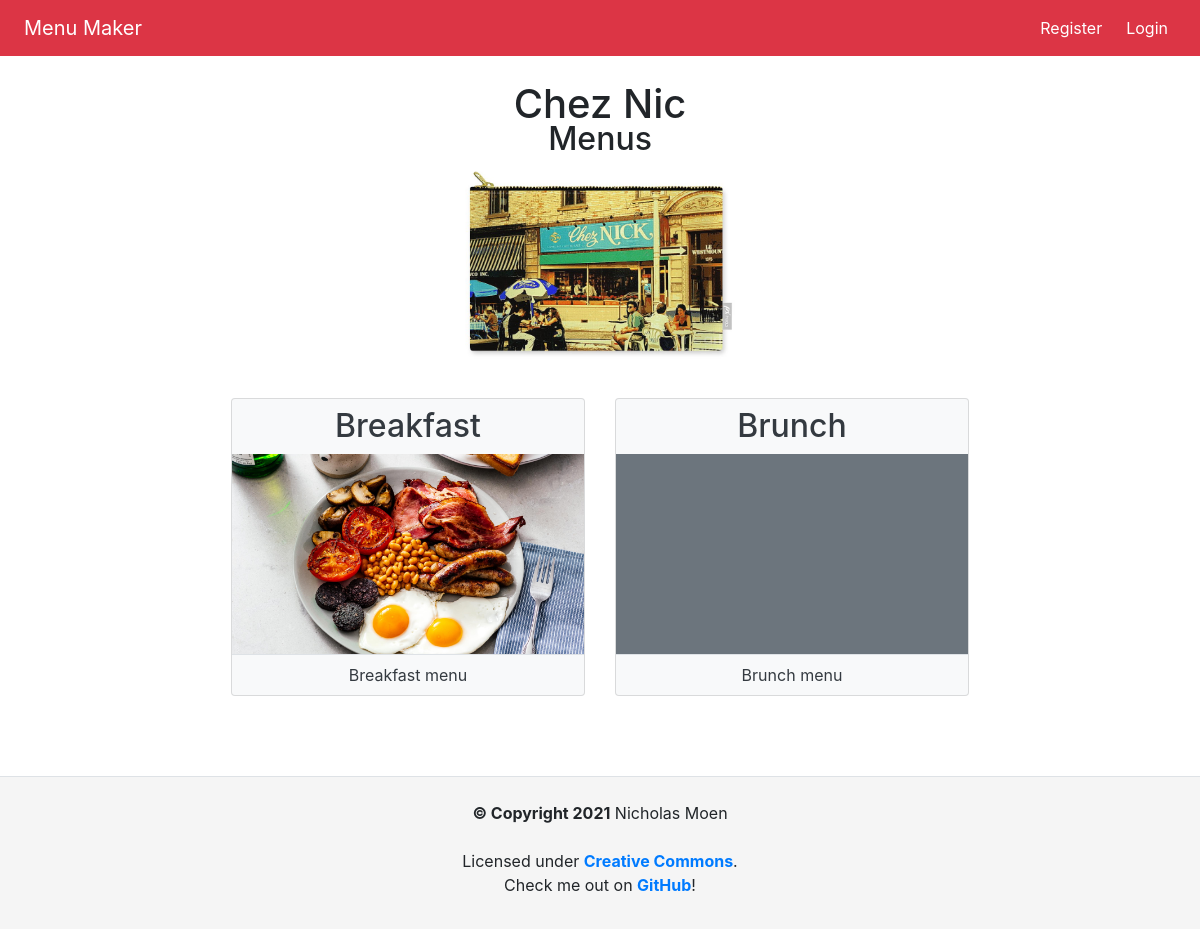
/restaurants/chez-nic/, run on an earlier commit of the app's database.
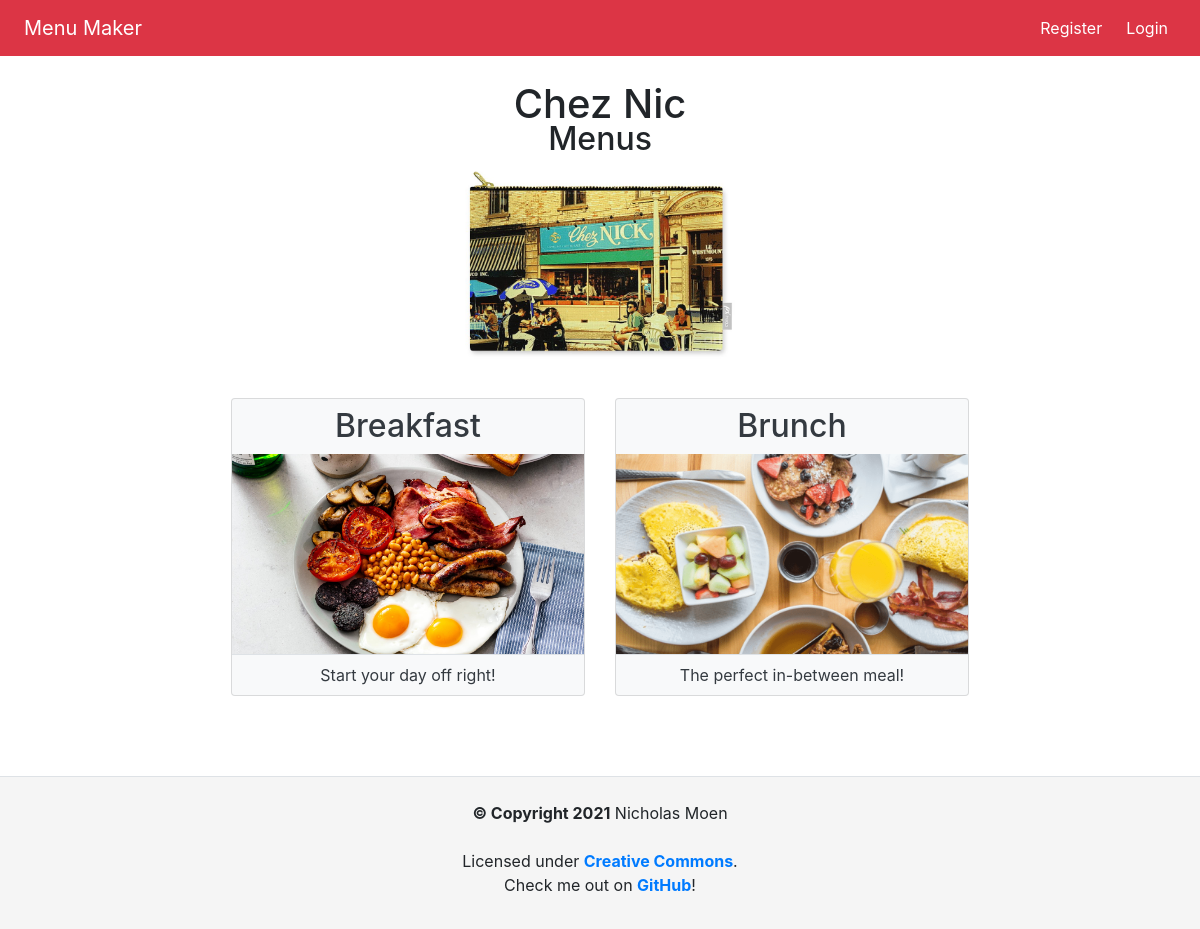
And on a later commit of the database.
### restaurants/models.py (models this page shows, shortened)
class Restaurant(models.Model):
    name = models.CharField(max_length=128, default=None, blank=False)
    slug = models.SlugField(max_length=128, unique=True)
    admin_users = models.ManyToManyField(settings.AUTH_USER_MODEL)
    image = models.ImageField(
        upload_to=upload_to, blank=True, null=True,
        help_text="An image or logo for your restaurant (optional)")
    class Meta:
        ordering = ['name']

### menus/models.py (models this page shows, shortened)
class Menu(models.Model):
    THEME_CHOICES = [
        ('default', "Default"),
        ('secondary', "Secondary")]
    restaurant = models.ForeignKey(
        'restaurants.Restaurant',
        on_delete=models.CASCADE)
    name = models.CharField(max_length=128, default=None, blank=False)
    slug = models.SlugField(max_length=128)
    image = models.ImageField(
        help_text="An image or logo for this menu (optional)",
        upload_to=menu_upload_to, blank=True, null=True)
    description = models.CharField(max_length=256, blank=True, null=True)
    theme = models.CharField(
        max_length=32,
        choices=THEME_CHOICES,
        default='default')
    class Meta:
        ordering = ['name']

### restaurants/views.py (the view)
class RestaurantDetailView(DetailView):
    model = Restaurant
    slug_url_kwarg = 'restaurant_slug'

### menus_project/context_processors.py (called while the page is built)
def project_name(request):
    return {'PROJECT_NAME': PROJECT_NAME}

### restaurants/templates/restaurants/restaurant_detail.html (shortened to what this page needs)
{% extends 'base.html' %}
{% block body_title %}{{ restaurant.name }}{% endblock %}
{% block content %}
  <h2 class="mt-n3 mb-4 text-center">Menus</h2>
  {% if restaurant.image %}
    <img src="{{ restaurant.image.url }}" class="mt-n3 restaurant-img">
  {% endif %}
  {% if not restaurant.menu_set.all %}
<p>This restaurant does not have any menus.</p>
  {% else %}
  <section class="card-deck mb-5">
    {% for menu in restaurant.menu_set.all %}
      {% if menu.menusection_set.count %}
    <div class="card bg-light text-center">
      <a href="{% url 'menus:menu_detail' restaurant_slug=restaurant.slug menu_slug=menu.slug %}" class="text-dark text-decoration-none">
        <h2 class="card-title m-2">{{ menu.name }}</h2>
        {% if menu.image %}
        <img src="{{ menu.image.url }}" href="{% url 'menus:menu_detail' restaurant_slug=restaurant.slug menu_slug=menu.slug %}" class="restaurant-menu-img">
        {% else %}
        <div class="restaurant-menu-img bg-secondary"></div>
        {% endif %}
        <p class="card-text p-2 border-top">{% if menu.description %}{{ menu.description }}{% else %}{{ menu.name }} menu{% endif %}</p>
      </a>
    </div>
      {% endif %}
    {% endfor %}
  </section>
  {% endif %}
{% endblock content %}

### templates/base.html (shortened to what this page needs)
{% load static %}<!DOCTYPE html>
<html lang="en-us">
	<head>
    <link rel="stylesheet" href="https://cdn.jsdelivr.net/npm/bootstrap@4.5.3/dist/css/bootstrap.min.css">
    <link rel="stylesheet" href="{% static 'css/base.css' %}">
  </head>
  <body>
    <div class="page-container">
      <nav class="navbar navbar-expand-sm navbar-dark project-theme">
        <a class="navbar-brand ml-2" href="{% url 'root' %}">{{ PROJECT_NAME }}</a>
        <div class="collapse navbar-collapse" id="navbarSupportedContent">
          <ul class="navbar-nav ml-auto text-center">
    {% if user.is_authenticated %}
            <li class="nav-item active">
              <a class="nav-link" style="font-weight: normal;" title="View your user profile" href="{% url 'users:user_detail' %}">{{ user.username }}</a>
            </li>
            <li class="nav-item active">
              <a class="nav-link" style="font-weight: normal;" href="{% url 'users:logout' %}{% if request.path != '/' %}?next={{ request.path }}{% endif %}">Logout</a>
            </li>
    {% else %}
            <li class="nav-item active mr-2">
              <a class="nav-link" style="font-weight: normal;" href="{% url 'users:register' %}{% if 'next' in request.GET %}?next={{ request.GET.next }}{% elif request.path != '/' and request.path != user_register_url and request.path != user_login_url %}?next={{ request.path }}{% endif %}">Register</a>
            </li>
            <li class="nav-item active mr-2">
              <a class="nav-link" style="font-weight: normal;" href="{% url 'users:login' %}{% if 'next' in request.GET %}?next={{ request.GET.next }}{% elif request.path != '/' and request.path != user_register_url and request.path != user_login_url %}?next={{ request.path }}{% endif %}">Login</a>
            </li>
    {% endif %}
          </ul>
        </div>
      </nav>
      <main id="content" class="container">
      {% block body_title_wrapper %}
        <h1 id="body-title" class="{% if body_title_tags %}{{ body_title_tags }}{% else %}text-center{% endif %}">
        {% block body_title %}{% endblock body_title %}
        </h1>
      {% endblock body_title_wrapper %}
    {% block content %}{% endblock content %}
      </main>
    {% block footer %}{% include 'footer.html' %}{% endblock footer %}
    </div>
  </body>
</html>

### templates/footer.html
<footer class="pt-4 border-top footer text-center">
    <div class="footer-bottom">
        <div><strong>&copy; Copyright {% now "Y" %}</strong> Nicholas Moen</div>
        <br>
        <div>Licensed under <a class="font-weight-bold" href="https://github.com/arcanemachine/menu-maker/blob/main/LICENSE">Creative Commons</a>.</div>
        <div>Check me out on <a class="font-weight-bold" href="https://github.com/arcanemachine/">GitHub</a>!</div>
    </div>
</footer>

### static/css/base.css (style rules this page uses)
.page-container { display: flex; flex-direction: column; min-height: 100vh; }
#content { flex-grow: 1; margin-top: 1.5rem; max-width: 768px; }
.footer { align-self: flex-end; width: 100%; background-color: #f5f5f5; margin: auto; margin-top: 2rem; padding-bottom: 2rem; }
.project-theme { background-color: #DC3545; }
.restaurant-img, .menu-img { display: block; margin: auto; margin-bottom: 2rem; max-width: 80%; height: auto; max-height: 25vh; border-radius: 2rem; }
.restaurant-menu-img { width: 100%; height: 25vh; object-fit: cover; }

What changed in the data, as far as the page shows it:
changed Menu "Breakfast": description (not shown) → "Start your day off right!"; name "Breakfast" → (not shown)
changed Menu "Brunch": image: picture added; description (not shown) → "The perfect in-between meal!"; name "Brunch" → (not shown)
